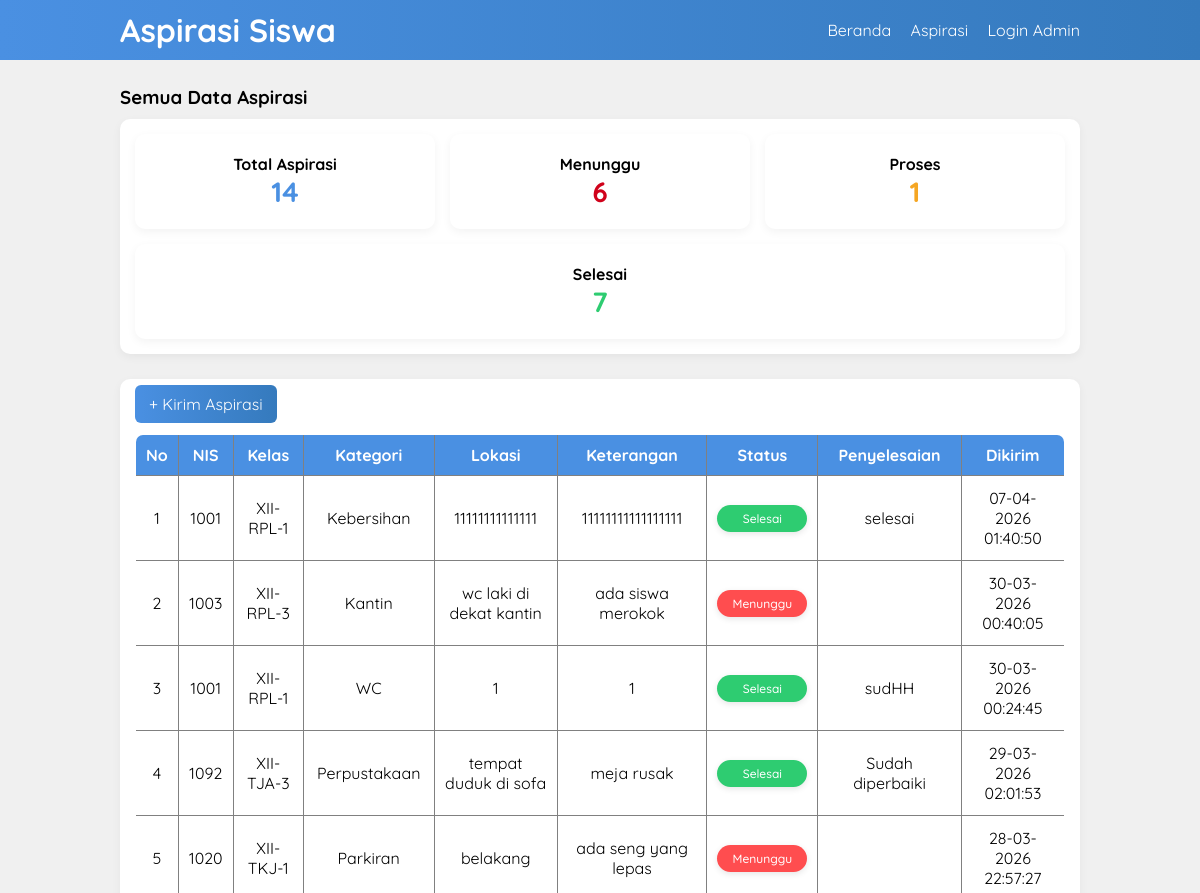
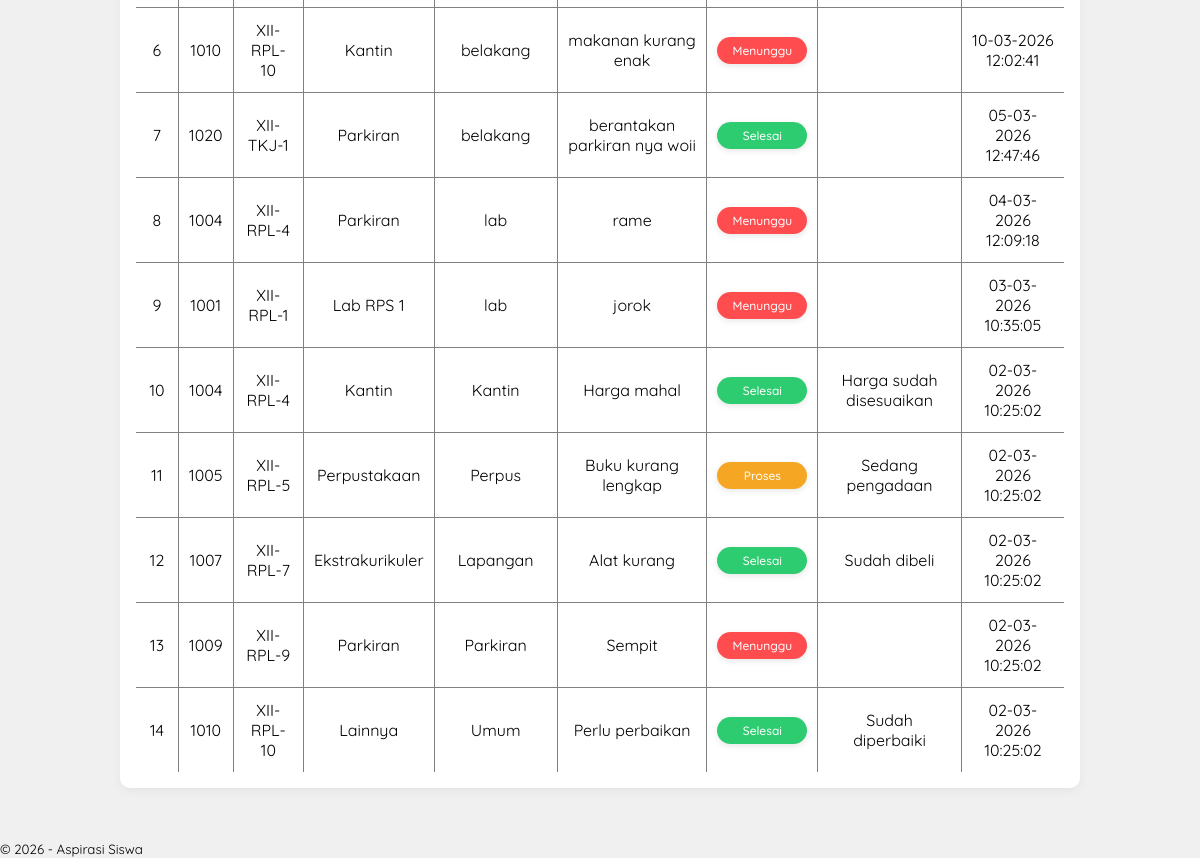
Page /aspirasi-siswa.php on the committed database (2 pictures, top to bottom).
### tables this page shows
CREATE TABLE `tb_input_aspirasi` (
  `id_pelaporan` int(11) NOT NULL,
  `nis` int(11) DEFAULT NULL,
  `id_kategori` int(11) DEFAULT NULL,
  `lokasi` varchar(50) DEFAULT NULL,
  `ket` varchar(100) DEFAULT NULL,
  `created_at` datetime DEFAULT current_timestamp()
);

CREATE TABLE `tb_siswa` (
  `nis` int(11) NOT NULL,
  `kelas` varchar(30) DEFAULT NULL
);

CREATE TABLE `tb_kategori` (
  `id_kategori` int(11) NOT NULL,
  `ket_kategori` varchar(50) DEFAULT NULL
);

CREATE TABLE `tb_aspirasi` (
  `id_aspirasi` int(11) NOT NULL,
  `status` enum('Menunggu','Proses','Selesai') DEFAULT 'Menunggu',
  `id_pelaporan` int(11) DEFAULT NULL,
  `feedback` text DEFAULT NULL
);

### aspirasi-siswa.php (the view, shortened to what this page needs)
<?php
include 'db.php';
$total = mysqli_fetch_assoc(mysqli_query($conn, "
    SELECT COUNT(*) AS total FROM tb_input_aspirasi
"))['total'];
$menunggu = mysqli_fetch_assoc(mysqli_query($conn, "
    SELECT COUNT(*) AS total
    FROM tb_input_aspirasi i
    JOIN tb_aspirasi a ON i.id_pelaporan = a.id_pelaporan
    WHERE a.status='Menunggu'
"))['total'];
$proses = mysqli_fetch_assoc(mysqli_query($conn, "
    SELECT COUNT(*) AS total
    FROM tb_input_aspirasi i
    JOIN tb_aspirasi a ON i.id_pelaporan = a.id_pelaporan
    WHERE a.status='Proses'
"))['total'];
$selesai = mysqli_fetch_assoc(mysqli_query($conn, "
    SELECT COUNT(*) AS total
    FROM tb_input_aspirasi i
    JOIN tb_aspirasi a ON i.id_pelaporan = a.id_pelaporan
    WHERE a.status='Selesai'
"))['total'];
$query = mysqli_query($conn, "
    SELECT i.*, a.status, a.feedback, k.ket_kategori, s.kelas
    FROM tb_input_aspirasi i
    JOIN tb_aspirasi a ON i.id_pelaporan = a.id_pelaporan
    JOIN tb_kategori k ON i.id_kategori = k.id_kategori
    JOIN tb_siswa s ON i.nis = s.nis
    ORDER BY i.created_at DESC
");
?>
<!DOCTYPE html>
<html>
<head>
    <link rel="stylesheet" href="css/style.css">
</head>
<body>
    <header>
        <div class="container">
            <h1>Aspirasi Siswa</h1>
            <ul>
                <li><a href="index.php">Beranda</a></li>
                <li><a href="aspirasi-siswa.php">Aspirasi</a></li>
                <li><a href="login.php">Login Admin</a></li>
            </ul>
        </div>
    </header>
    <div class="section">
        <div class="container">
            <h3>Semua Data Aspirasi</h3>
            <div class="box">
                <div class="card-container">
                    <div class="card card-biru">
                        <h4>Total Aspirasi</h4>
                        <h2><?= $total ?></h2>
                    </div>
                    <div class="card card-merah">
                        <h4>Menunggu</h4>
                        <h2><?= $menunggu ?></h2>
                    </div>
                    <div class="card card-kuning">
                        <h4>Proses</h4>
                        <h2><?= $proses ?></h2>
                    </div>
                    <div class="card card-hijau">
                        <h4>Selesai</h4>
                        <h2><?= $selesai ?></h2>
                    </div>
                </div>
            </div>
            <div class="box">
                <a href="kirim-aspirasi.php" class="btn-submit">+ Kirim Aspirasi</a>
                <br><br>
                <table border="1" class="table-center">
                    <tr>
                        <th>No</th>
                        <th>NIS</th>
                        <th>Kelas</th>
                        <th>Kategori</th>
                        <th>Lokasi</th>
                        <th>Keterangan</th>
                        <th>Status</th>
                        <th>Penyelesaian</th>
                        <th>Dikirim</th>
                    </tr>
                    <?php $no = 1; ?>
                    <?php while ($row = mysqli_fetch_array($query)) { ?>
                        <tr>
                            <td><?= $no++ ?></td>
                            <td><?= $row['nis'] ?></td>
                            <td><?= $row['kelas'] ?></td>
                            <td><?= $row['ket_kategori'] ?></td>
                            <td><?= $row['lokasi'] ?></td>
                            <td><?= $row['ket'] ?></td>
                            <td>
                                <span class="badge
                                        <?= $row['status'] == 'Menunggu' ? 'badge-merah' : '' ?>
                                        <?= $row['status'] == 'Proses' ? 'badge-kuning' : '' ?>
                                        <?= $row['status'] == 'Selesai' ? 'badge-hijau' : '' ?>
                                    ">
                                    <?= $row['status'] ?>
                                </span>
                            </td>
                            <td><?= $row['feedback'] ?></td>
                            <td><?= date("d-m-Y H:i:s", strtotime($row['created_at'])) ?></td>
                        </tr>
                    <?php } ?>
                </table>
            </div>
        </div>
    </div>
    <footer>
        <small>© 2026 - Aspirasi Siswa</small>
    </footer>
</body>
</html>

### css/style.css (style rules this page uses)
* { padding: 0; margin: 0; font-family: 'Quicksand', sans-serif; }
body { background-color: #f0f0f0; }
a { color: inherit; text-decoration: none; }
.btn-submit { padding: 9px 14px; background: linear-gradient(90deg, #4A90E2, #357ABD); color: #fff; border-radius: 6px; transition: 0.3s; }
header { background: linear-gradient(90deg, #4A90E2, #357ABD); color: #fff; }
header h1 { float: left; padding: 10px 0; }
header ul { float: right; }
header ul li { display: inline-block; }
header ul li a { padding: 20px 0 20px 15px; display: inline-block; color: #fff; }
.container { width: 80%; margin: 0 auto; }
.container::after { content: ''; display: block; clear: both; }
.section { padding: 25px 0; }
.box { background-color: #fff; padding: 15px; margin: 10px 0 25px 0; border-radius: 10px; box-shadow: 0 3px 10px rgba(0,0,0,0.05); }
table { width: 100%; border-collapse: collapse; border-radius: 8px; overflow: hidden; }
table th { background-color: #4A90E2; color: #fff; padding: 10px; }
table td { padding: 12px 10px; }
.table-center th, .table-center td { text-align: center; }
.card-container { display: flex; gap: 15px; flex-wrap: wrap; }
.card { flex: 1; min-width: 200px; background: #fff; border-radius: 10px; padding: 20px; text-align: center; box-shadow: 0 3px 10px rgba(0,0,0,0.05); transition: 0.3s; }
.card h2 { font-size: 28px; }
.card-biru h2 { color: #4A90E2; }
.card-merah h2 { color: #D0021B; }
.card-kuning h2 { color: #F5A623; }
.card-hijau h2 { color: #2ECC71; }
.badge { display: inline-block; width: 90px; text-align: center; padding: 6px 0; border-radius: 20px; color: #fff; font-size: 12px; font-weight: 500; box-shadow: 0 2px 6px rgba(0,0,0,0.1); }
.badge-merah { background-color: #ff4d4f; }
.badge-kuning { background-color: #f5a623; }
.badge-hijau { background-color: #2ecc71; }

### rows in the picture
tb_input_aspirasi: nis "1001", nis.kelas "XII-RPL-1", id_kategori.ket_kategori "Kebersihan", lokasi "11111111111111", ket "11111111111111111", tb_aspirasi.status "Selesai", tb_aspirasi.feedback "selesai", created_at "07-04-2026 01:40:50"
tb_input_aspirasi: nis "1003", nis.kelas "XII-RPL-3", id_kategori.ket_kategori "Kantin", lokasi "wc laki di dekat kantin", ket "ada siswa merokok", tb_aspirasi.status "Menunggu", created_at "30-03-2026 00:40:05"
tb_input_aspirasi: nis "1001", nis.kelas "XII-RPL-1", id_kategori.ket_kategori "WC", lokasi "1", ket "1", tb_aspirasi.status "Selesai", tb_aspirasi.feedback "sudHH", created_at "30-03-2026 00:24:45"
tb_input_aspirasi: nis "1092", nis.kelas "XII-TJA-3", id_kategori.ket_kategori "Perpustakaan", lokasi "tempat duduk di sofa", ket "meja rusak", tb_aspirasi.status "Selesai", tb_aspirasi.feedback "Sudah diperbaiki", created_at "29-03-2026 02:01:53"
tb_input_aspirasi: nis "1020", nis.kelas "XII-TKJ-1", id_kategori.ket_kategori "Parkiran", lokasi "belakang", ket "ada seng yang lepas", tb_aspirasi.status "Menunggu", created_at "28-03-2026 22:57:27"
tb_input_aspirasi: nis "1010", nis.kelas "XII-RPL-10", id_kategori.ket_kategori "Kantin", lokasi "belakang", ket "makanan kurang enak", tb_aspirasi.status "Menunggu", created_at "10-03-2026 12:02:41"
tb_input_aspirasi: nis "1020", nis.kelas "XII-TKJ-1", id_kategori.ket_kategori "Parkiran", lokasi "belakang", ket "berantakan parkiran nya woii", tb_aspirasi.status "Selesai", created_at "05-03-2026 12:47:46"
tb_input_aspirasi: nis "1004", nis.kelas "XII-RPL-4", id_kategori.ket_kategori "Parkiran", lokasi "lab", ket "rame", tb_aspirasi.status "Menunggu", created_at "04-03-2026 12:09:18"
tb_input_aspirasi: nis "1001", nis.kelas "XII-RPL-1", id_kategori.ket_kategori "Lab RPS 1", lokasi "lab", ket "jorok", tb_aspirasi.status "Menunggu", created_at "03-03-2026 10:35:05"
tb_input_aspirasi: nis "1004", nis.kelas "XII-RPL-4", id_kategori.ket_kategori "Kantin", lokasi "Kantin", ket "Harga mahal", tb_aspirasi.status "Selesai", tb_aspirasi.feedback "Harga sudah disesuaikan", created_at "02-03-2026 10:25:02"
tb_input_aspirasi: nis "1005", nis.kelas "XII-RPL-5", id_kategori.ket_kategori "Perpustakaan", lokasi "Perpus", ket "Buku kurang lengkap", tb_aspirasi.status "Proses", tb_aspirasi.feedback "Sedang pengadaan", created_at "02-03-2026 10:25:02"
tb_input_aspirasi: nis "1007", nis.kelas "XII-RPL-7", id_kategori.ket_kategori "Ekstrakurikuler", lokasi "Lapangan", ket "Alat kurang", tb_aspirasi.status "Selesai", tb_aspirasi.feedback "Sudah dibeli", created_at "02-03-2026 10:25:02"
tb_input_aspirasi: nis "1009", nis.kelas "XII-RPL-9", id_kategori.ket_kategori "Parkiran", lokasi "Parkiran", ket "Sempit", tb_aspirasi.status "Menunggu", created_at "02-03-2026 10:25:02"
tb_input_aspirasi: nis "1010", nis.kelas "XII-RPL-10", id_kategori.ket_kategori "Lainnya", lokasi "Umum", ket "Perlu perbaikan", tb_aspirasi.status "Selesai", tb_aspirasi.feedback "Sudah diperbaiki", created_at "02-03-2026 10:25:02"

### other values in the picture
$total "14"
$menunggu "6"
$proses "1"
$selesai "7"
